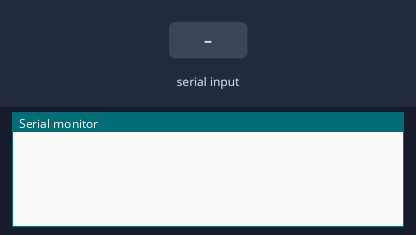
A sketch run on a simulated Arduino Mega 2560, built with avr-gcc and run on an emulated ATmega2560. Shown: the last lines printed to the serial monitor. The test bench sets the inputs (shaded band).

Above: at 1.2 s.
1.3 s: "1\n" received over Serial
At 2.1 s:
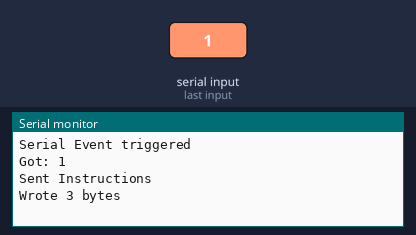
2.8 s: "1\n" received over the second serial link
At 4.0 s:
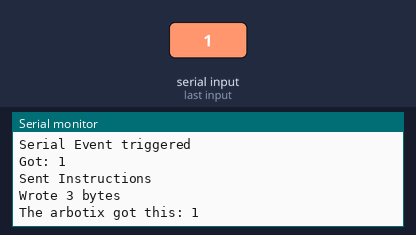
4.3 s: "0\n" received over Serial
At 5.5 s:
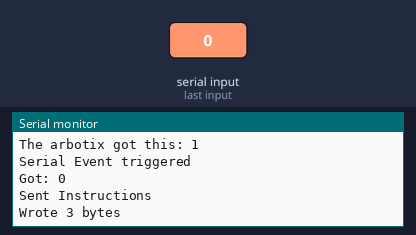
5.8 s: "0\n" received over the second serial link
At 6.6 s:
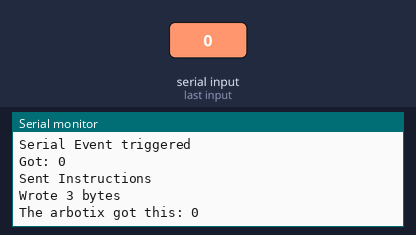

Measured:
- after the input at 1.3 s, the serial monitor: prints a new line at once (image 1)
- after the input at 2.8 s, the serial monitor: prints a new line at once (image 2)
- after the input at 4.3 s, the serial monitor: prints a new line at once (image 3)
- after the input at 5.8 s, the serial monitor: prints a new line at once (image 4)

The sketch:

MegaArbotixIntermediary.ino
```cpp
//Mega Arbotix Intermediary
//This code was written to work around the Arbotix/USB2Dynamixel
//Confliction when connecting to the same computer.
//John Gardiner
//4/27/2015

//Variables
String rd = "";
int LED = 13;
int checker = 0;
String theread = "";

//Setup
void setup()
{
  Serial.begin(115200);
  Serial2.begin(57142);
  String starter = "";
}

void loop()
{
  // nothing
}

//Transfers the serial from the matlab to the arbotix
void serialEvent()
{
  Serial.println("Serial Event triggered");
  while (Serial.available() > 0)
  {
    rd = Serial.readStringUntil('\n');
  }
  Serial.print("Got: ");Serial.println(rd);

  checker = Serial2.println(rd);
  Serial.println("Sent Instructions");
  Serial.print("Wrote "); Serial.print(checker);Serial.println(" bytes");  digitalWrite(LED,HIGH);
  rd = "";

}

void serialEvent2()
{
  String theread;
  while (Serial2.available() > 0)
  {
    theread = Serial2.readStringUntil('\n');
  }

  Serial.print("The arbotix got this: ");
  Serial.println(theread);
  theread = "";
}
```
